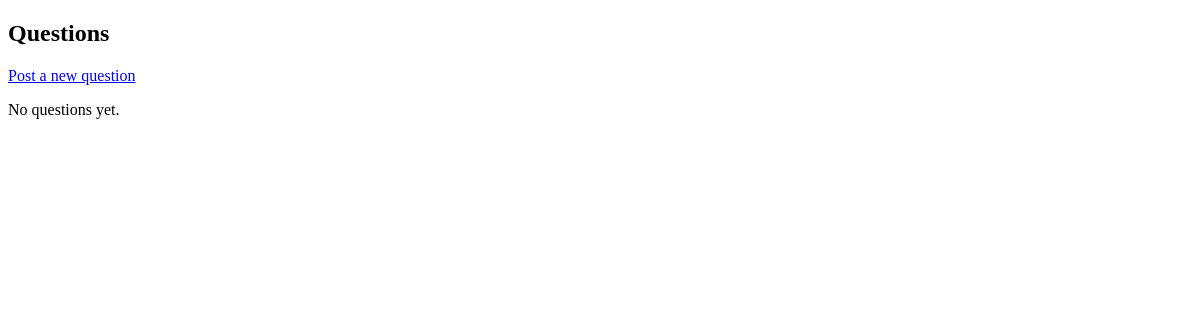
Page /genechat/ (signed in) on the earlier database version.
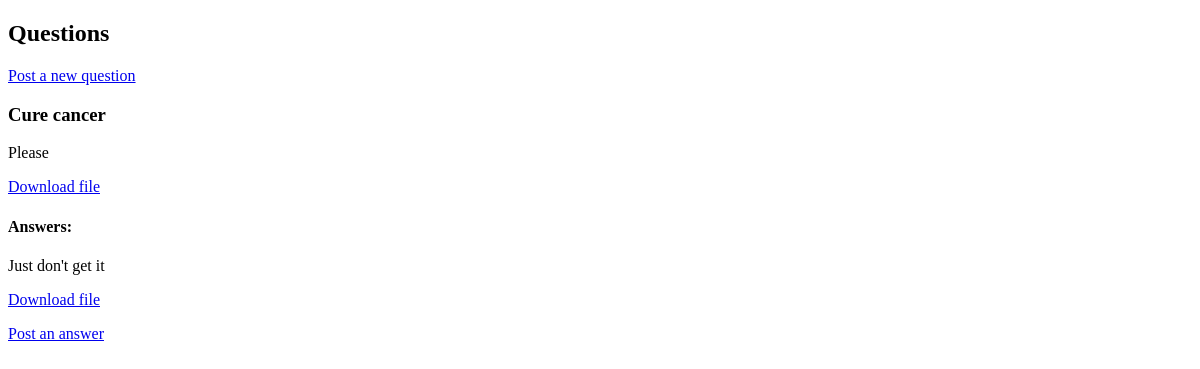
Same page on the later database version.
### biotech/models.py (models this page shows)
class Question(models.Model):
    title = models.CharField(max_length=200)
    content = models.TextField()
    created_by = models.ForeignKey(User, on_delete=models.CASCADE)
    file = models.FileField(upload_to='questions_files/')
    posted_at = models.DateTimeField(auto_now_add=True)

class Answer(models.Model):
    content = models.TextField()
    created_by = models.ForeignKey(User, on_delete=models.CASCADE)
    question = models.ForeignKey(Question, on_delete=models.CASCADE)
    file = models.FileField(upload_to='answers_files/')
    posted_at = models.DateTimeField(auto_now_add=True)

### biotech/views.py (the view)
# urls.py: path('genechat/', views.generender, name='generender'),
def generender(request):
    questions = Question.objects.all()
    return render(request, 'gene-chat.html', {'questions': questions})

### biotech/templatetags/group_filters.py (called while the page is built)
@register.filter
def is_in_group(user, group_name):
    return user.groups.filter(name=group_name).exists()

### biotech/templates/gene-chat.html (shortened to what this page needs)
<!DOCTYPE html>
<html lang="en">
<head>
</head>
<body>
    {% block content %}
    {% load group_filters %}
    <h2>Questions</h2>
    {% if user.is_authenticated %}
    {% if user|is_in_group:"Domain Expert" or user.is_superuser %}
    <p><a href="{% url 'create_question' %}">Post a new question</a></p>
    {% endif %}
    {% endif %}
    {% for question in questions %}
    <div>
        <h3>{{ question.title }}</h3>
        <p>{{ question.content }}</p>
        {% if user.is_authenticated %}
        {% if user|is_in_group:"Practitioner" or user.is_superuser %}
        <p><a href="{{ question.file.url }}">Download file</a></p>
        {% endif %}
        {% endif %}
        <h4>Answers:</h4>
        {% for answer in question.answer_set.all %}
        <p>{{ answer.content }}</p>
        {% if user.is_authenticated %}
        {% if user|is_in_group:"Practitioner" or user.is_superuser %}
        <p><a href="{{ answer.file.url }}">Download file</a></p>
        {% endif %}
        {% endif %}
        {% empty %}
        <p>No answers yet.</p>
        {% endfor %}
        {% if user.is_authenticated %}
        {% if user|is_in_group:"Practitioner" or user.is_superuser %}
        <p><a href="{% url 'create_answer' question_id=question.id %}">Post an answer</a></p>
        {% endif %}
        {% endif %}
    </div>
    {% empty %}
    <p>No questions yet.</p>
    {% endfor %}
    {% endblock %}
</body>
</html>

Differences in the rows shown:
added Question: title "Cure cancer", content "Please"
added Answer: content "Just don't get it"
Other differences:
text no longer shown: "No questions yet."
